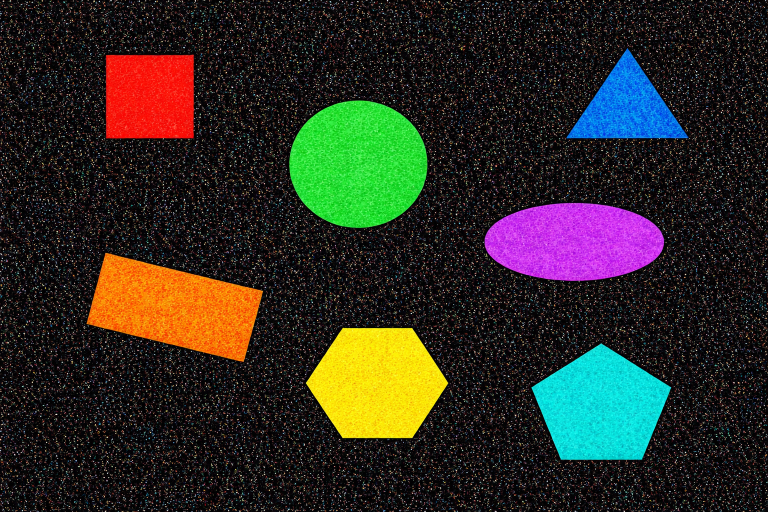
#> input picture InterfacageNumerique/TP/bloc_VI/2027/codes/_data/formes_bruit.png, 1536 x 1024 px, found by its file name (shown at 1/2 size)
$ python 24_couleur_hsv.py
#> lines starting #> are read from the running program, lines starting #| are printed output that depends on the picture
dir_image_path = '../../_data/'
import sys
sys.path.append("../../_libs/")

import cv2
import numpy as np
from matplotlib import pyplot as plt
from matplotlib.patches import Rectangle

zone_verte = (700, 250, 800, 350) # x0, y0, x1, y1
zone_bleue = (700, 430, 780, 510) # x0, y0, x1, y1

rect_vert = Rectangle(
    (zone_verte[0], zone_verte[1]), zone_verte[2]-zone_verte[0], zone_verte[3]-zone_verte[1],
    fill=False, edgecolor="red", linewidth=2
)
rect_bleu = Rectangle(
    (zone_bleue[0], zone_bleue[1]), zone_bleue[2]-zone_bleue[0], zone_bleue[3]-zone_bleue[1],
    fill=False, edgecolor="red", linewidth=2
)

img_rgb_v = cv2.imread(dir_image_path+'formes_bruit.png')
#> img_rgb_v is the input picture: shape (1024, 1536, 3); mean B, G, R 35, 43.8, 45.4
zone_vert_rgb = img_rgb_v[250:350, 700:800, :]
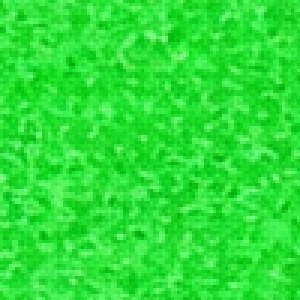
#> zone_vert_rgb: shape (100, 100, 3) (shown 3 times larger); mean B, G, R 55.6, 224.1, 43.1
img_hsv = cv2.cvtColor(img_rgb_v, cv2.COLOR_BGR2HSV)
#> img_hsv: shape (1024, 1536, 3); mean H, S, V 93.6, 159.8, 64.7
zone_vert_hsv = img_hsv[250:350, 700:800, :]
#> zone_vert_hsv: shape (100, 100, 3); mean H, S, V 62.1, 207.2, 224.1

img_rgb_b = cv2.imread(dir_image_path+'forms_vi.png')
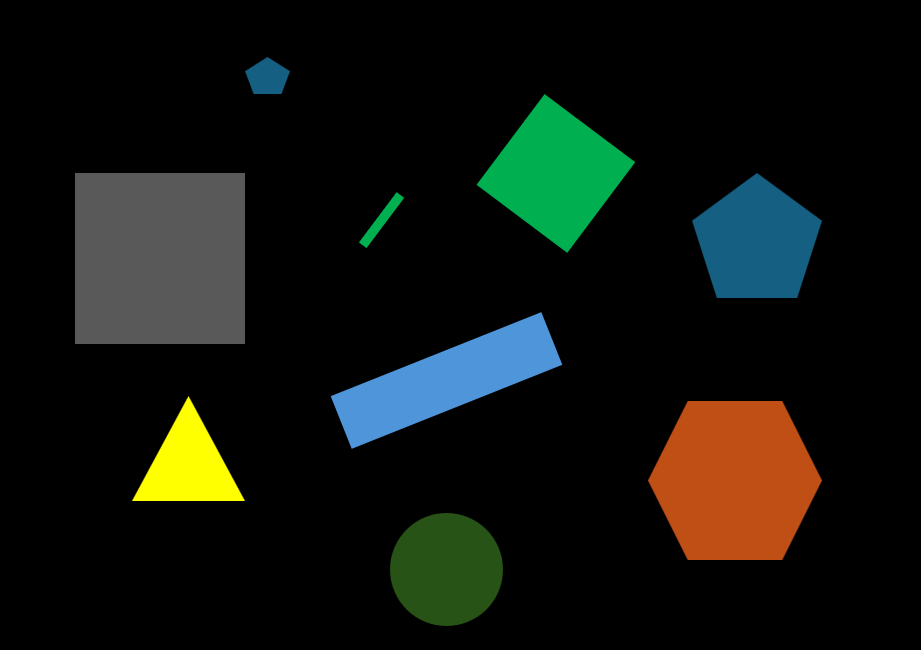
#> input picture InterfacageNumerique/TP/bloc_VI/2027/codes/_data/forms_vi.png, 921 x 650 px, found by its file name
#> img_rgb_b is the input picture: shape (650, 921, 3); mean B, G, R 14.6, 20.2, 16.5
zone_bleu_rgb = img_rgb_b[430:510, 700:780, :]
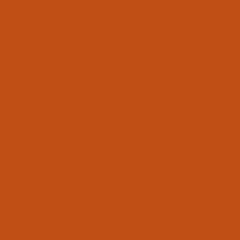
#> zone_bleu_rgb: shape (80, 80, 3) (shown 3 times larger); mean B, G, R 21, 79, 192
img_hsv = cv2.cvtColor(img_rgb_b, cv2.COLOR_BGR2HSV)
#> img_hsv: shape (650, 921, 3); mean H, S, V 7.7, 27.9, 26.4
zone_bleu_hsv = img_hsv[430:510, 700:780, :]
#> zone_bleu_hsv: shape (80, 80, 3); mean H, S, V 10, 227, 192


histogram_v_rgb = cv2.calcHist([zone_vert_rgb], [1], None, [256], [0, 256])
#> histogram_v_rgb = 256 values, max 254 at index 223, min 0 at index 0, mean 39.06
histogram_v_hsv_h = cv2.calcHist([zone_vert_hsv], [0], None, [256], [0, 256])
#> histogram_v_hsv_h = 256 values, max 5917 at index 62, min 0 at index 0, mean 39.06
histogram_v_hsv_s = cv2.calcHist([zone_vert_hsv], [1], None, [256], [0, 256])
#> histogram_v_hsv_s = 256 values, max 209 at index 207, min 0 at index 0, mean 39.06

histogram_b_rgb = cv2.calcHist([zone_bleu_rgb], [2], None, [256], [0, 256])
#> histogram_b_rgb = 256 values, max 6400 at index 192, min 0 at index 0, mean 25
histogram_b_hsv_h = cv2.calcHist([zone_bleu_hsv], [0], None, [256], [0, 256])
#> histogram_b_hsv_h = 256 values, max 6400 at index 10, min 0 at index 0, mean 25
histogram_b_hsv_s = cv2.calcHist([zone_bleu_hsv], [1], None, [256], [0, 256])
#> histogram_b_hsv_s = 256 values, max 6400 at index 227, min 0 at index 0, mean 25

# =========================
#   AFFICHAGE
# =========================
fig, ax = plt.subplots(nrows=2, ncols=3)
ax[0,0].imshow(img_rgb_b)
ax[0,0].add_patch(rect_bleu)

ax[0,0].set_title('Initial RGB Image / Blue')
ax[0,1].imshow(zone_bleu_rgb)
ax[0,1].set_title('Blue zone')
ax[0,2].plot(histogram_b_rgb, label='Blue zone')
ax[0,2].plot(histogram_v_rgb, label='Green zone')
ax[0,2].set_title('RGB - Histogram (normalized)')
ax[1,0].imshow(img_rgb_v)
ax[1,0].add_patch(rect_vert)
ax[1,0].set_title('Initial RGB Image / Green')
ax[1,1].imshow(zone_vert_rgb)
ax[1,1].set_title('Green zone')
ax[1,2].plot(histogram_b_hsv_h, label='Blue zone (H)')
ax[1,2].plot(histogram_v_hsv_h, label='Green zone (H)')
ax[1,2].plot(histogram_b_hsv_s, label='Blue zone (S)')
ax[1,2].plot(histogram_v_hsv_s, label='Green zone (S)')
ax[1,2].legend()
ax[1,2].set_title('HSV - Histogram')
plt.show()
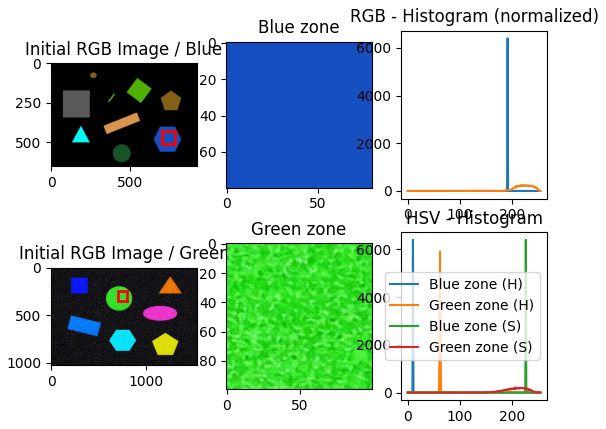
#> figure drawn by matplotlib, 6 panels; B, G, R data is drawn as R, G, B; panel 3: curve peaks at x = 192, y = 6400; panel 3: curve peaks at x = 223, y = 254; panel 6: curve peaks at x = 10, y = 6400; panel 6: curve peaks at x = 62, y = 5917
